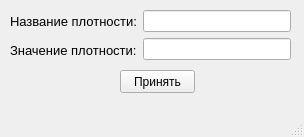
<?xml version="1.0" encoding="UTF-8"?>
<ui version="4.0">
 <class>MainWindow</class>
 <widget class="QMainWindow" name="MainWindow">
  <property name="geometry">
   <rect>
    <x>0</x>
    <y>0</y>
    <width>304</width>
    <height>137</height>
   </rect>
  </property>
  <property name="minimumSize">
   <size>
    <width>304</width>
    <height>137</height>
   </size>
  </property>
  <property name="maximumSize">
   <size>
    <width>304</width>
    <height>137</height>
   </size>
  </property>
  <property name="windowTitle">
   <string>MainWindow</string>
  </property>
  <widget class="QWidget" name="centralwidget">
   <widget class="QWidget" name="horizontalLayoutWidget">
    <property name="geometry">
     <rect>
      <x>10</x>
      <y>10</y>
      <width>281</width>
      <height>51</height>
     </rect>
    </property>
    <layout class="QHBoxLayout" name="horizontalLayout">
     <item>
      <layout class="QVBoxLayout" name="verticalLayout">
       <item>
        <widget class="QLabel" name="labelDensity">
         <property name="font">
          <font>
           <pointsize>10</pointsize>
          </font>
         </property>
         <property name="text">
          <string>Название плотности:</string>
         </property>
        </widget>
       </item>
       <item>
        <widget class="QLabel" name="labelValue">
         <property name="font">
          <font>
           <pointsize>10</pointsize>
          </font>
         </property>
         <property name="text">
          <string>Значение плотности:</string>
         </property>
        </widget>
       </item>
      </layout>
     </item>
     <item>
      <layout class="QVBoxLayout" name="verticalLayout_2">
       <item>
        <widget class="QLineEdit" name="lineDensity"/>
       </item>
       <item>
        <widget class="QLineEdit" name="lineValue"/>
       </item>
      </layout>
     </item>
    </layout>
   </widget>
   <widget class="QPushButton" name="buttonAddDensity">
    <property name="geometry">
     <rect>
      <x>120</x>
      <y>70</y>
      <width>75</width>
      <height>23</height>
     </rect>
    </property>
    <property name="text">
     <string>Принять</string>
    </property>
   </widget>
  </widget>
  <widget class="QMenuBar" name="menubar">
   <property name="geometry">
    <rect>
     <x>0</x>
     <y>0</y>
     <width>304</width>
     <height>21</height>
    </rect>
   </property>
  </widget>
  <widget class="QStatusBar" name="statusbar"/>
 </widget>
 <resources/>
 <connections/>
</ui>
